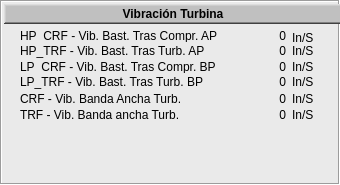
  <widget class="QFrame" name="frame_10">
   <property name="geometry">
    <rect>
     <x>0</x>
     <y>478</y>
     <width>340</width>
     <height>185</height>
    </rect>
   </property>
   <property name="font">
    <font>
     <pointsize>9</pointsize>
    </font>
   </property>
   <property name="styleSheet">
    <string notr="true">background-color: rgb(234, 234, 234);
</string>
   </property>
   <property name="frameShape">
    <enum>QFrame::Box</enum>
   </property>
   <property name="frameShadow">
    <enum>QFrame::Sunken</enum>
   </property>
   <widget class="QFrame" name="frame_11">
    <property name="geometry">
     <rect>
      <x>4</x>
      <y>4</y>
      <width>338</width>
      <height>20</height>
     </rect>
    </property>
    <property name="font">
     <font>
      <pointsize>9</pointsize>
     </font>
    </property>
    <property name="styleSheet">
     <string notr="true">background-color: rgb(192, 192, 192);</string>
    </property>
    <property name="frameShape">
     <enum>QFrame::WinPanel</enum>
    </property>
    <property name="frameShadow">
     <enum>QFrame::Raised</enum>
    </property>
    <property name="lineWidth">
     <number>2</number>
    </property>
    <widget class="QLabel" name="label_13">
     <property name="geometry">
      <rect>
       <x>2</x>
       <y>2</y>
       <width>334</width>
       <height>16</height>
      </rect>
     </property>
     <property name="font">
      <font>
       <pointsize>9</pointsize>
       <weight>75</weight>
       <bold>true</bold>
      </font>
     </property>
     <property name="text">
      <string>Vibración Turbina</string>
     </property>
     <property name="alignment">
      <set>Qt::AlignCenter</set>
     </property>
    </widget>
   </widget>
   <widget class="QLabel" name="lbST_Descr_45">
    <property name="geometry">
     <rect>
      <x>20</x>
      <y>27</y>
      <width>225</width>
      <height>18</height>
     </rect>
    </property>
    <property name="font">
     <font>
      <pointsize>9</pointsize>
     </font>
    </property>
    <property name="layoutDirection">
     <enum>Qt::LeftToRight</enum>
    </property>
    <property name="text">
     <string>HP_CRF - Vib. Bast. Tras Compr. AP</string>
    </property>
    <property name="alignment">
     <set>Qt::AlignLeading|Qt::AlignLeft|Qt::AlignVCenter</set>
    </property>
   </widget>
   <widget class="QLabel" name="lbVT_Lect_HP_CRF">
    <property name="geometry">
     <rect>
      <x>236</x>
      <y>27</y>
      <width>50</width>
      <height>18</height>
     </rect>
    </property>
    <property name="font">
     <font>
      <pointsize>9</pointsize>
     </font>
    </property>
    <property name="layoutDirection">
     <enum>Qt::LeftToRight</enum>
    </property>
    <property name="text">
     <string>0</string>
    </property>
    <property name="alignment">
     <set>Qt::AlignRight|Qt::AlignTrailing|Qt::AlignVCenter</set>
    </property>
   </widget>
   <widget class="QLabel" name="lbVT_Unit_HP_CRF">
    <property name="geometry">
     <rect>
      <x>292</x>
      <y>27</y>
      <width>40</width>
      <height>22</height>
     </rect>
    </property>
    <property name="font">
     <font>
      <pointsize>9</pointsize>
     </font>
    </property>
    <property name="layoutDirection">
     <enum>Qt::LeftToRight</enum>
    </property>
    <property name="text">
     <string>In/S</string>
    </property>
    <property name="alignment">
     <set>Qt::AlignLeading|Qt::AlignLeft|Qt::AlignVCenter</set>
    </property>
   </widget>
   <widget class="QLabel" name="lbVT_Lect_LP_CRF">
    <property name="geometry">
     <rect>
      <x>236</x>
      <y>58</y>
      <width>50</width>
      <height>18</height>
     </rect>
    </property>
    <property name="font">
     <font>
      <pointsize>9</pointsize>
     </font>
    </property>
    <property name="layoutDirection">
     <enum>Qt::LeftToRight</enum>
    </property>
    <property name="text">
     <string>0</string>
    </property>
    <property name="alignment">
     <set>Qt::AlignRight|Qt::AlignTrailing|Qt::AlignVCenter</set>
    </property>
   </widget>
   <widget class="QLabel" name="lbVT_Unit_LP_CRF">
    <property name="geometry">
     <rect>
      <x>292</x>
      <y>58</y>
      <width>40</width>
      <height>18</height>
     </rect>
    </property>
    <property name="font">
     <font>
      <pointsize>9</pointsize>
     </font>
    </property>
    <property name="layoutDirection">
     <enum>Qt::LeftToRight</enum>
    </property>
    <property name="text">
     <string>In/S</string>
    </property>
    <property name="alignment">
     <set>Qt::AlignLeading|Qt::AlignLeft|Qt::AlignVCenter</set>
    </property>
   </widget>
   <widget class="QLabel" name="lbST_Descr_47">
    <property name="geometry">
     <rect>
      <x>20</x>
      <y>58</y>
      <width>225</width>
      <height>18</height>
     </rect>
    </property>
    <property name="font">
     <font>
      <pointsize>9</pointsize>
     </font>
    </property>
    <property name="layoutDirection">
     <enum>Qt::LeftToRight</enum>
    </property>
    <property name="text">
     <string>LP_CRF - Vib. Bast. Tras Compr. BP</string>
    </property>
    <property name="alignment">
     <set>Qt::AlignLeading|Qt::AlignLeft|Qt::AlignVCenter</set>
    </property>
   </widget>
   <widget class="QLabel" name="lbST_Descr_46">
    <property name="geometry">
     <rect>
      <x>20</x>
      <y>42</y>
      <width>225</width>
      <height>18</height>
     </rect>
    </property>
    <property name="font">
     <font>
      <pointsize>9</pointsize>
     </font>
    </property>
    <property name="layoutDirection">
     <enum>Qt::LeftToRight</enum>
    </property>
    <property name="text">
     <string>HP_TRF - Vib. Bast. Tras Turb. AP</string>
    </property>
    <property name="alignment">
     <set>Qt::AlignLeading|Qt::AlignLeft|Qt::AlignVCenter</set>
    </property>
   </widget>
   <widget class="QLabel" name="lbVT_Lect_HP_TRF">
    <property name="geometry">
     <rect>
      <x>236</x>
      <y>42</y>
      <width>50</width>
      <height>18</height>
     </rect>
    </property>
    <property name="font">
     <font>
      <pointsize>9</pointsize>
     </font>
    </property>
    <property name="layoutDirection">
     <enum>Qt::LeftToRight</enum>
    </property>
    <property name="text">
     <string>0</string>
    </property>
    <property name="alignment">
     <set>Qt::AlignRight|Qt::AlignTrailing|Qt::AlignVCenter</set>
    </property>
   </widget>
   <widget class="QLabel" name="lbVT_Unit_HP_TRF">
    <property name="geometry">
     <rect>
      <x>292</x>
      <y>42</y>
      <width>40</width>
      <height>18</height>
     </rect>
    </property>
    <property name="font">
     <font>
      <pointsize>9</pointsize>
     </font>
    </property>
    <property name="layoutDirection">
     <enum>Qt::LeftToRight</enum>
    </property>
    <property name="text">
     <string>In/S</string>
    </property>
    <property name="alignment">
     <set>Qt::AlignLeading|Qt::AlignLeft|Qt::AlignVCenter</set>
    </property>
   </widget>
   <widget class="QLabel" name="lbST_Descr_50">
    <property name="geometry">
     <rect>
      <x>20</x>
      <y>106</y>
      <width>225</width>
      <height>18</height>
     </rect>
    </property>
    <property name="font">
     <font>
      <pointsize>9</pointsize>
     </font>
    </property>
    <property name="layoutDirection">
     <enum>Qt::LeftToRight</enum>
    </property>
    <property name="text">
     <string>TRF - Vib. Banda ancha Turb.</string>
    </property>
    <property name="alignment">
     <set>Qt::AlignLeading|Qt::AlignLeft|Qt::AlignVCenter</set>
    </property>
   </widget>
   <widget class="QLabel" name="lbVT_Lect_TRF">
    <property name="geometry">
     <rect>
      <x>236</x>
      <y>106</y>
      <width>50</width>
      <height>18</height>
     </rect>
    </property>
    <property name="font">
     <font>
      <pointsize>9</pointsize>
     </font>
    </property>
    <property name="layoutDirection">
     <enum>Qt::LeftToRight</enum>
    </property>
    <property name="text">
     <string>0</string>
    </property>
    <property name="alignment">
     <set>Qt::AlignRight|Qt::AlignTrailing|Qt::AlignVCenter</set>
    </property>
   </widget>
   <widget class="QLabel" name="lbVT_Unit_TRF">
    <property name="geometry">
     <rect>
      <x>292</x>
      <y>106</y>
      <width>40</width>
      <height>18</height>
     </rect>
    </property>
    <property name="font">
     <font>
      <pointsize>9</pointsize>
     </font>
    </property>
    <property name="layoutDirection">
     <enum>Qt::LeftToRight</enum>
    </property>
    <property name="text">
     <string>In/S</string>
    </property>
    <property name="alignment">
     <set>Qt::AlignLeading|Qt::AlignLeft|Qt::AlignVCenter</set>
    </property>
   </widget>
   <widget class="QLabel" name="lbST_Descr_48">
    <property name="geometry">
     <rect>
      <x>20</x>
      <y>73</y>
      <width>225</width>
      <height>18</height>
     </rect>
    </property>
    <property name="font">
     <font>
      <pointsize>9</pointsize>
     </font>
    </property>
    <property name="layoutDirection">
     <enum>Qt::LeftToRight</enum>
    </property>
    <property name="text">
     <string>LP_TRF - Vib. Bast. Tras Turb. BP</string>
    </property>
    <property name="alignment">
     <set>Qt::AlignLeading|Qt::AlignLeft|Qt::AlignVCenter</set>
    </property>
   </widget>
   <widget class="QLabel" name="lbVT_Lect_LP_TRF">
    <property name="geometry">
     <rect>
      <x>236</x>
      <y>73</y>
      <width>50</width>
      <height>18</height>
     </rect>
    </property>
    <property name="font">
     <font>
      <pointsize>9</pointsize>
     </font>
    </property>
    <property name="layoutDirection">
     <enum>Qt::LeftToRight</enum>
    </property>
    <property name="text">
     <string>0</string>
    </property>
    <property name="alignment">
     <set>Qt::AlignRight|Qt::AlignTrailing|Qt::AlignVCenter</set>
    </property>
   </widget>
   <widget class="QLabel" name="lbVT_Unit_LP_TRF">
    <property name="geometry">
     <rect>
      <x>292</x>
      <y>73</y>
      <width>40</width>
      <height>18</height>
     </rect>
    </property>
    <property name="font">
     <font>
      <pointsize>9</pointsize>
     </font>
    </property>
    <property name="layoutDirection">
     <enum>Qt::LeftToRight</enum>
    </property>
    <property name="text">
     <string>In/S</string>
    </property>
    <property name="alignment">
     <set>Qt::AlignLeading|Qt::AlignLeft|Qt::AlignVCenter</set>
    </property>
   </widget>
   <widget class="QLabel" name="lbST_Descr_49">
    <property name="geometry">
     <rect>
      <x>20</x>
      <y>90</y>
      <width>225</width>
      <height>18</height>
     </rect>
    </property>
    <property name="font">
     <font>
      <pointsize>9</pointsize>
     </font>
    </property>
    <property name="layoutDirection">
     <enum>Qt::LeftToRight</enum>
    </property>
    <property name="text">
     <string>CRF - Vib. Banda Ancha Turb.</string>
    </property>
    <property name="alignment">
     <set>Qt::AlignLeading|Qt::AlignLeft|Qt::AlignVCenter</set>
    </property>
   </widget>
   <widget class="QLabel" name="lbVT_Lect_CRF">
    <property name="geometry">
     <rect>
      <x>236</x>
      <y>90</y>
      <width>50</width>
      <height>18</height>
     </rect>
    </property>
    <property name="font">
     <font>
      <pointsize>9</pointsize>
     </font>
    </property>
    <property name="layoutDirection">
     <enum>Qt::LeftToRight</enum>
    </property>
    <property name="text">
     <string>0</string>
    </property>
    <property name="alignment">
     <set>Qt::AlignRight|Qt::AlignTrailing|Qt::AlignVCenter</set>
    </property>
   </widget>
   <widget class="QLabel" name="lbVT_Unit_CRF">
    <property name="geometry">
     <rect>
      <x>292</x>
      <y>90</y>
      <width>40</width>
      <height>18</height>
     </rect>
    </property>
    <property name="font">
     <font>
      <pointsize>9</pointsize>
     </font>
    </property>
    <property name="layoutDirection">
     <enum>Qt::LeftToRight</enum>
    </property>
    <property name="text">
     <string>In/S</string>
    </property>
    <property name="alignment">
     <set>Qt::AlignLeading|Qt::AlignLeft|Qt::AlignVCenter</set>
    </property>
   </widget>
  </widget>
